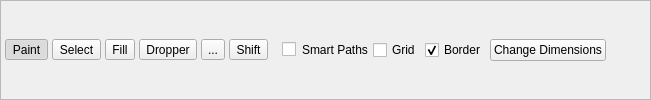
                 <widget class="QFrame" name="frame_6">
                  <property name="sizePolicy">
                   <sizepolicy hsizetype="Expanding" vsizetype="Fixed">
                    <horstretch>0</horstretch>
                    <verstretch>0</verstretch>
                   </sizepolicy>
                  </property>
                  <property name="minimumSize">
                   <size>
                    <width>0</width>
                    <height>32</height>
                   </size>
                  </property>
                  <property name="frameShape">
                   <enum>QFrame::StyledPanel</enum>
                  </property>
                  <property name="frameShadow">
                   <enum>QFrame::Raised</enum>
                  </property>
                  <layout class="QHBoxLayout" name="horizontalLayout_2">
                   <property name="spacing">
                    <number>4</number>
                   </property>
                   <property name="leftMargin">
                    <number>4</number>
                   </property>
                   <property name="topMargin">
                    <number>4</number>
                   </property>
                   <property name="rightMargin">
                    <number>4</number>
                   </property>
                   <property name="bottomMargin">
                    <number>4</number>
                   </property>
                   <item>
                    <widget class="QToolButton" name="toolButton_Paint">
                     <property name="enabled">
                      <bool>true</bool>
                     </property>
                     <property name="toolTip">
                      <string>&lt;html&gt;&lt;head/&gt;&lt;body&gt;&lt;p&gt;Pencil&lt;/p&gt;&lt;p&gt;&lt;span style=&quot; font-weight:600;&quot;&gt;Click&lt;/span&gt; and drag to draw on the map.&lt;/p&gt;&lt;p&gt;&lt;span style=&quot; font-weight:600;&quot;&gt;Right-click&lt;/span&gt; and drag to select tiles.&lt;/p&gt;&lt;/body&gt;&lt;/html&gt;</string>
                     </property>
                     <property name="text">
                      <string>Paint</string>
                     </property>
                     <property name="icon">
                      <iconset resource="../resources/images.qrc">
                       <normaloff>:/icons/pencil.ico</normaloff>:/icons/pencil.ico</iconset>
                     </property>
                     <property name="checkable">
                      <bool>true</bool>
                     </property>
                     <property name="checked">
                      <bool>true</bool>
                     </property>
                     <property name="autoRaise">
                      <bool>false</bool>
                     </property>
                    </widget>
                   </item>
                   <item>
                    <widget class="QToolButton" name="toolButton_Select">
                     <property name="enabled">
                      <bool>true</bool>
                     </property>
                     <property name="toolTip">
                      <string>&lt;html&gt;&lt;head/&gt;&lt;body&gt;&lt;p&gt;Pointer&lt;/p&gt;&lt;p&gt;Does nothing&lt;/p&gt;&lt;/body&gt;&lt;/html&gt;</string>
                     </property>
                     <property name="text">
                      <string>Select</string>
                     </property>
                     <property name="icon">
                      <iconset resource="../resources/images.qrc">
                       <normaloff>:/icons/cursor.ico</normaloff>:/icons/cursor.ico</iconset>
                     </property>
                     <property name="checkable">
                      <bool>true</bool>
                     </property>
                    </widget>
                   </item>
                   <item>
                    <widget class="QToolButton" name="toolButton_Fill">
                     <property name="toolTip">
                      <string>&lt;html&gt;&lt;head/&gt;&lt;body&gt;&lt;p&gt;Bucket Fill&lt;/p&gt;&lt;p&gt;Fills all similar tiles in a region with the selected metatiles or collision attributes&lt;/p&gt;&lt;/body&gt;&lt;/html&gt;</string>
                     </property>
                     <property name="text">
                      <string>Fill</string>
                     </property>
                     <property name="icon">
                      <iconset resource="../resources/images.qrc">
                       <normaloff>:/icons/fill_color.ico</normaloff>:/icons/fill_color.ico</iconset>
                     </property>
                     <property name="checkable">
                      <bool>true</bool>
                     </property>
                    </widget>
                   </item>
                   <item>
                    <widget class="QToolButton" name="toolButton_Dropper">
                     <property name="toolTip">
                      <string>&lt;html&gt;&lt;head/&gt;&lt;body&gt;&lt;p&gt;Eyedropper&lt;/p&gt;&lt;p&gt;&lt;span style=&quot; font-weight:600;&quot;&gt;Click&lt;/span&gt; to select a metatile or collision attribute.&lt;/p&gt;&lt;/body&gt;&lt;/html&gt;</string>
                     </property>
                     <property name="text">
                      <string>Dropper</string>
                     </property>
                     <property name="icon">
                      <iconset resource="../resources/images.qrc">
                       <normaloff>:/icons/pipette.ico</normaloff>:/icons/pipette.ico</iconset>
                     </property>
                     <property name="checkable">
                      <bool>true</bool>
                     </property>
                    </widget>
                   </item>
                   <item>
                    <widget class="QToolButton" name="toolButton_Move">
                     <property name="toolTip">
                      <string>&lt;html&gt;&lt;head/&gt;&lt;body&gt;&lt;p&gt;Move&lt;/p&gt;&lt;p&gt;Click to drag map around.&lt;/p&gt;&lt;/body&gt;&lt;/html&gt;</string>
                     </property>
                     <property name="text">
                      <string>...</string>
                     </property>
                     <property name="icon">
                      <iconset resource="../resources/images.qrc">
                       <normaloff>:/icons/move.ico</normaloff>:/icons/move.ico</iconset>
                     </property>
                     <property name="checkable">
                      <bool>true</bool>
                     </property>
                    </widget>
                   </item>
                   <item>
                    <widget class="QToolButton" name="toolButton_Shift">
                     <property name="toolTip">
                      <string>&lt;html&gt;&lt;head/&gt;&lt;body&gt;&lt;p&gt;Map Shift&lt;/p&gt;&lt;p&gt;&lt;span style=&quot; font-weight:600;&quot;&gt;Click and drag&lt;/span&gt; on the map to shift the positions of all metatiles (Map tab) or events (Events tab) at once. This is useful after resizing a map.&lt;/p&gt;&lt;/body&gt;&lt;/html&gt;</string>
                     </property>
                     <property name="text">
                      <string>Shift</string>
                     </property>
                     <property name="icon">
                      <iconset resource="../resources/images.qrc">
                       <normaloff>:/icons/shift.ico</normaloff>:/icons/shift.ico</iconset>
                     </property>
                     <property name="checkable">
                      <bool>true</bool>
                     </property>
                    </widget>
                   </item>
                   <item>
                    <widget class="QCheckBox" name="checkBox_smartPaths">
                     <property name="toolTip">
                      <string>&lt;html&gt;&lt;head/&gt;&lt;body&gt;&lt;p&gt;Smart-path mode allows easier drawing of paths. If a 3x3 metatile block is selcted in the right panel, then smart path mode will automatically form a pathway using those selected blocks.&lt;/p&gt;&lt;p&gt;When smart-path mode is &lt;span style=&quot; font-weight:600;&quot;&gt;not&lt;/span&gt; enabled, clicking and dragging a selection will tile it in a grid.&lt;/p&gt;&lt;p&gt;Hold down the &lt;span style=&quot; font-weight:600;&quot;&gt;shift&lt;/span&gt; key while editing to quickly enable smart-path mode.&lt;/p&gt;&lt;/body&gt;&lt;/html&gt;</string>
                     </property>
                     <property name="styleSheet">
                      <string notr="true">margin-left: 10px</string>
                     </property>
                     <property name="text">
                      <string>Smart Paths</string>
                     </property>
                    </widget>
                   </item>
                   <item>
                    <widget class="QCheckBox" name="checkBox_ToggleGrid">
                     <property name="toolTip">
                      <string>&lt;html&gt;&lt;head/&gt;&lt;body&gt;&lt;p&gt;Toggles a grid over the map's metatile boundaries.&lt;/p&gt;&lt;p&gt;&lt;span style=&quot; font-weight:600;&quot;&gt;Ctrl + G&lt;/span&gt;&lt;/p&gt;&lt;/body&gt;&lt;/html&gt;</string>
                     </property>
                     <property name="styleSheet">
                      <string notr="true"/>
                     </property>
                     <property name="text">
                      <string>Grid</string>
                     </property>
                    </widget>
                   </item>
                   <item>
                    <widget class="QCheckBox" name="checkBox_ToggleBorder">
                     <property name="text">
                      <string>Border</string>
                     </property>
                     <property name="checked">
                      <bool>true</bool>
                     </property>
                    </widget>
                   </item>
                   <item>
                    <widget class="QPushButton" name="pushButton_ChangeDimensions">
                     <property name="toolTip">
                      <string>&lt;html&gt;&lt;head/&gt;&lt;body&gt;&lt;p&gt;Change a map layout's width and height.&lt;/p&gt;&lt;/body&gt;&lt;/html&gt;</string>
                     </property>
                     <property name="text">
                      <string>Change Dimensions</string>
                     </property>
                    </widget>
                   </item>
                   <item>
                    <spacer name="horizontalSpacer1">
                     <property name="orientation">
                      <enum>Qt::Horizontal</enum>
                     </property>
                     <property name="sizeHint" stdset="0">
                      <size>
                       <width>40</width>
                       <height>20</height>
                      </size>
                     </property>
                    </spacer>
                   </item>
                  </layout>
                 </widget>
